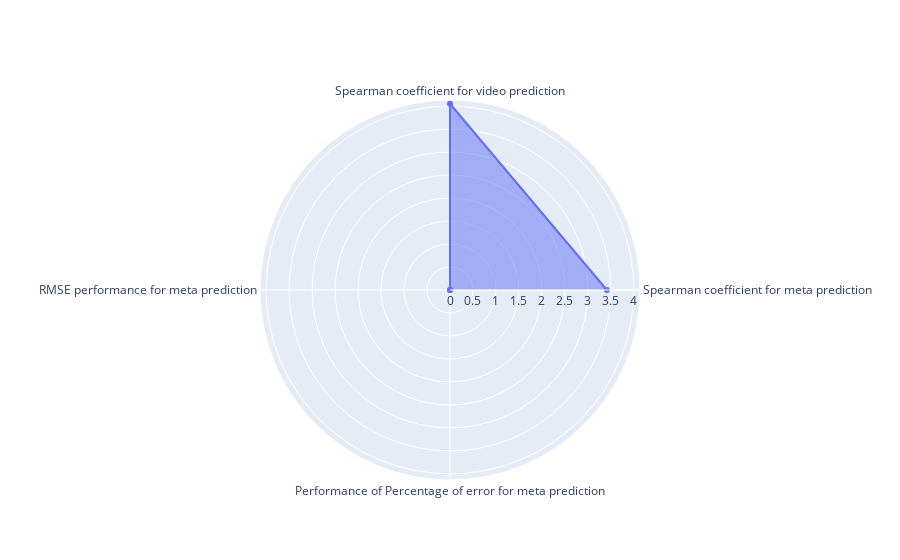

Notebook code cell kept with this figure:
### Code cell
# radar chart 
# Which variable should we chosse to evaluate a model for aml?
import plotly.graph_objects as go
# Median for Percentage of error for meta prediction
max_Median_meta = 4.61512051684126
max_rmse_meta = 37997717.08891821

fig = go.Figure(data=go.Scatterpolar(
  r=[meta_spearman_co*10, video_spearman_co*10, (1-test_error_7[0]/max_rmse_meta)*10, (1-Median_meta/max_Median_meta)*10],#value/maximum*5 so that all axises are in same range.
  theta=['Spearman coefficient for meta prediction','Spearman coefficient for video prediction', 'RMSE performance for meta prediction', 'Performance of Percentage of error for meta prediction'],
  fill='toself'
))

fig.update_layout(
  polar=dict(
    radialaxis=dict(
      visible=True
    ),
  ),
  showlegend=False
)

fig.show()

### Figure 1 — Plotly figure (JSON) as saved in the notebook; plotly's stock layout.template omitted (floating-point values rounded to 4 significant figures)
{"data": [{"fill": "toself", "r": [3.413, 4.052, 0, 0], "theta": ["Spearman coefficient for meta prediction", "Spearman coefficient for video prediction", "RMSE performance for meta prediction", "Performance of Percentage of error for meta prediction"], "type": "scatterpolar"}], "layout": {"polar": {"radialaxis": {"visible": true}}, "showlegend": false}}
